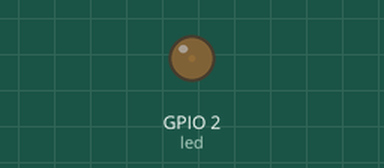
Simulated run of this sketch. Board: ESP32. Parts: output pins drawn as LEDs (lit = HIGH).

Above: at 0.13 s.
At 9.8 s:
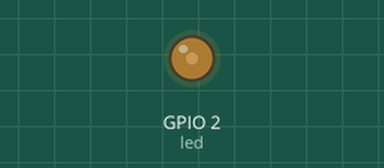
At 19.72 s:
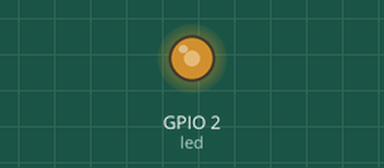
At 39.82 s:
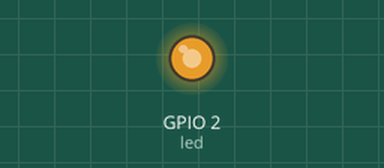
Timing chart, 0 to 40.0 s (numbered marks = the images above):
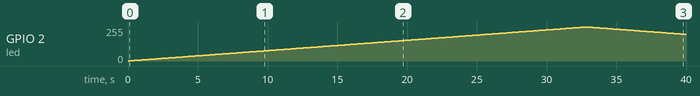

The sketch:

Fade_V2_2024A.ino
```cpp
//Fade Version 3
//Code by: Julio A. García-Rodríguez.
//

int led = 2;
int brillo = 0;
int incremento = 5;

void setup() {
  ledcAttach(led, 4000, 14);    // ledcAttach is a new command, since 2024.
                                // This function is used to setup LEDC pin with given frequency and resolution.
                                // LEDC channel will be selected automatically.
                                // Sintax: bool ledcAttach(uint8_t pin, uint32_t freq, uint8_t resolution);
                                //         "pin" select LEDC pin.
                                //         "freq" select frequency of pwm.
                                //         "resolution" select resolution for LEDC channel. Range is 1-14 bits (1-20 bits for some versions of ESP32).

  // ledcAttach(0, 4000, 8);    // 4 kHz PWM, 8-bit resolution.
  // Documentation in https://espressif-docs.readthedocs-hosted.com/projects/arduino-esp32/en/latest/api/ledc.html
}

void loop() {
  ledcWrite(led, brillo);
  brillo = brillo + incremento;
  if (brillo <= 0 || brillo >= 16383) {  // if you have selected 8 bits resolution, change 3 to 2^8 = 256
    incremento = -incremento;
  }
  delay(10);
}
```

Measured:
- by itself, GPIO 2 (led): rises from 0/255 to 255/255 in 32.7 s, then falls to 200/255 in 7.1 s
